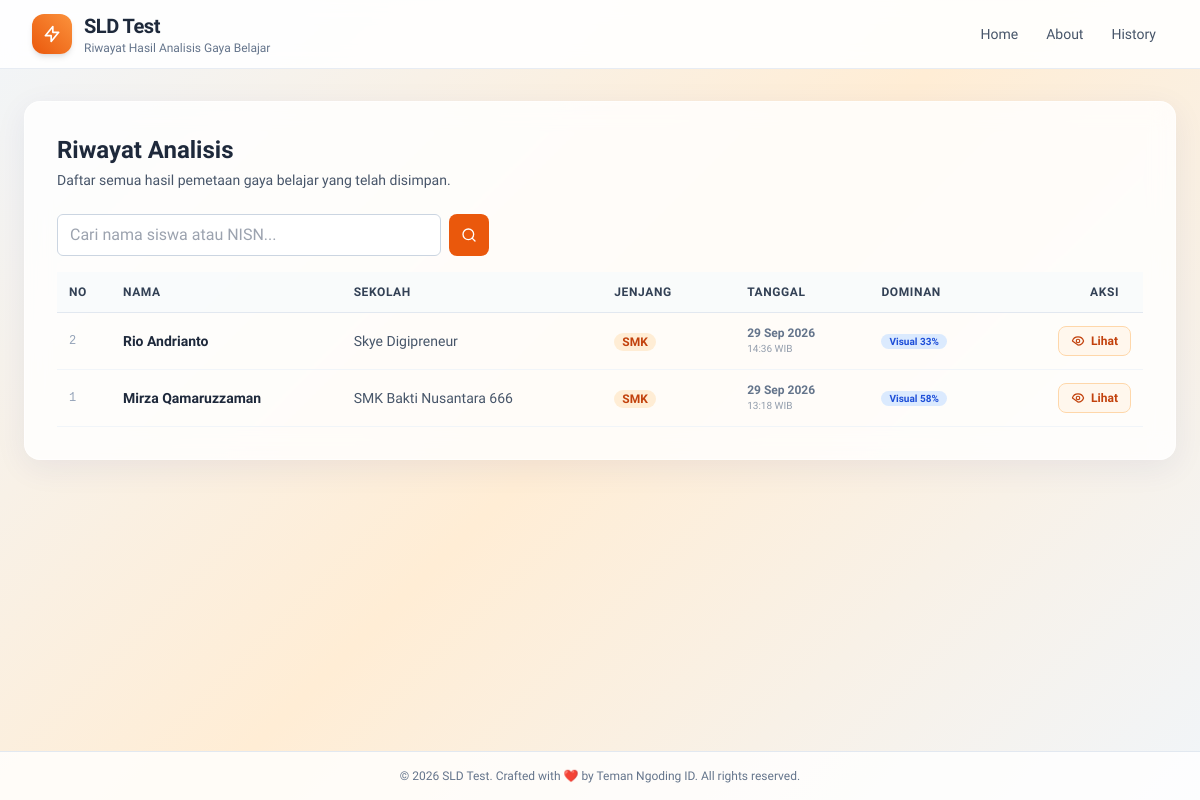
Before: /history with the older database file.
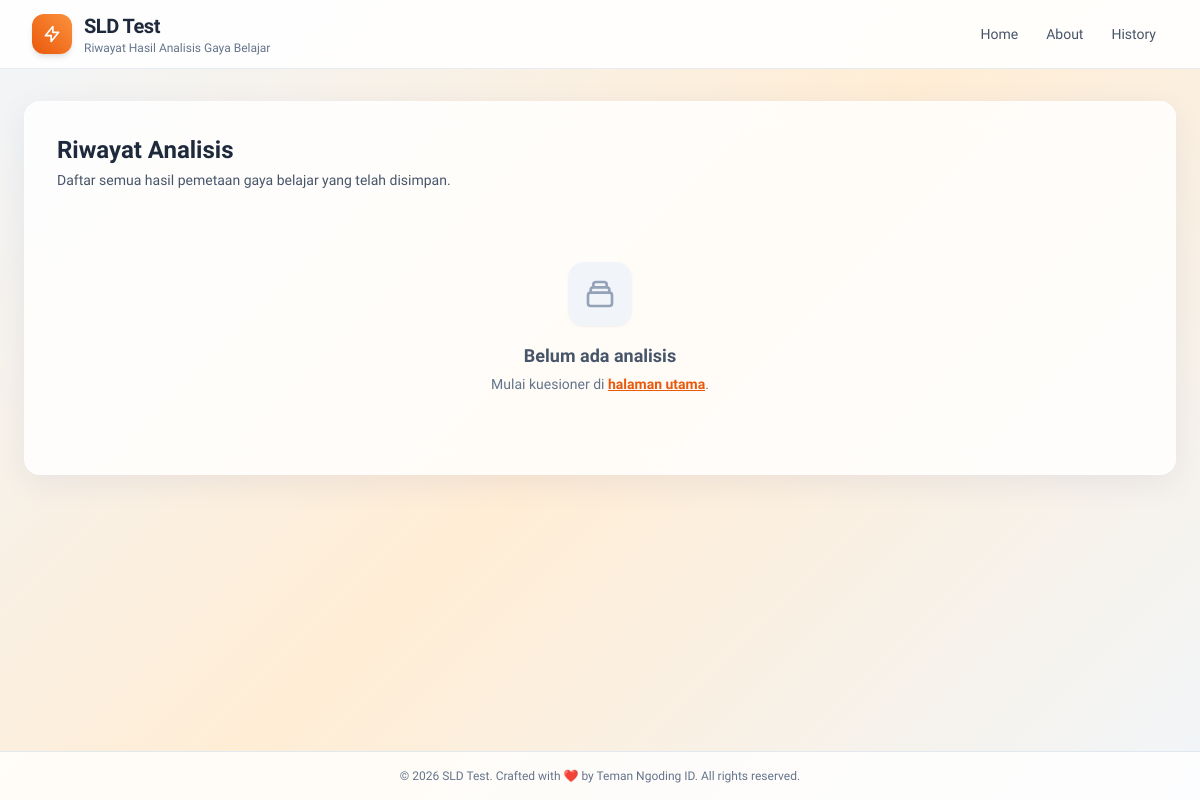
After: the same page with the newer database file.
### tables this page shows
CREATE TABLE analyses (
    id INTEGER PRIMARY KEY AUTOINCREMENT,
    nama TEXT NOT NULL DEFAULT '',
    nisn TEXT NOT NULL DEFAULT '',
    kelas TEXT NOT NULL DEFAULT '',
    sekolah TEXT NOT NULL DEFAULT '',
    jenjang TEXT NOT NULL DEFAULT '',
    jurusan TEXT NOT NULL DEFAULT '',
    answers_json TEXT NOT NULL DEFAULT '[]',
    scores_json TEXT NOT NULL DEFAULT '{}',
    percentages_json TEXT NOT NULL DEFAULT '{}',
    ai_result_json TEXT NOT NULL DEFAULT '{}',
    created_at TEXT DEFAULT (datetime('now','localtime'))
);

### public/index.php (called while the page is built, shortened)
<?php
function resolve_page(string $path): string
{
    $path = '/' . trim(preg_replace('/\.{2,}/', '', $path), '/');
    $candidates = [
        PAGES_PATH . $path . '/index.php',
        PAGES_PATH . $path . '.php',
    ];
    foreach ($candidates as $file) {
        if (file_exists($file)) {
            return $file;
        }
    }
    return PAGES_PATH . '/404.php';
}
$path     = parse_url($_SERVER['REQUEST_URI'], PHP_URL_PATH);
$pageFile = resolve_page($path);
require_once $pageFile;

### src/pages/history/index.php (the view, shortened to what this page needs)
<?php
require_once __DIR__ . '/../../includes/db.php';
$appName = 'SLD Test';
$appDesc = 'Riwayat Hasil Analisis Gaya Belajar';
$stmt = $pdo->query("SELECT id, nama, nisn, kelas, sekolah, jenjang, jurusan, scores_json, percentages_json, created_at FROM analyses ORDER BY id DESC");
$analyses = $stmt->fetchAll();
?>
<section class="glass-card rounded-2xl p-6 sm:p-8 transition-all">
    <div class="flex flex-wrap items-center justify-between gap-3 mb-6">
        <div class="flex-1">
            <h2 class="text-2xl font-extrabold text-slate-800">Riwayat Analisis</h2>
            <p class="text-slate-600 text-xs sm:text-sm mt-1">Daftar semua hasil pemetaan gaya belajar yang telah disimpan.</p>
        </div>
    </div>
    <?php if (empty($analyses)): ?>
        <div class="text-center py-12">
            <div class="inline-flex items-center justify-center w-16 h-16 bg-slate-100 rounded-2xl shadow-sm mb-4">
            </div>
            <h3 class="text-lg font-bold text-slate-600">Belum ada analisis</h3>
            <p class="text-slate-500 text-sm mt-1">Mulai kuesioner di <a href="/" class="text-brand-600 font-semibold underline">halaman utama</a>.</p>
        </div>
    <?php else: ?>
        <div class="overflow-x-auto">
            <form id="historySearchForm" class="flex mb-4">
                <input type="text" id="dtSearch" class="dt-search px-3 py-2 w-full sm:w-3/4 sm:max-w-96 sm:mr-2" placeholder="Cari nama siswa atau NISN...">
                <button type="submit" class="px-3 py-1.5 bg-brand-600 text-white rounded-lg hover:bg-brand-700 transition">
                    <i data-lucide="search" class="w-4 h-4"></i>
                </button>
            </form>
            <table class="w-full text-sm text-left text-slate-700">
                <thead>
                    <tr class="border-b border-slate-200 bg-slate-50/80 dt-header">
                        <th class="py-3 px-3 font-bold uppercase tracking-wider text-xs w-8">No</th>
                        <th class="py-3 px-3 font-bold uppercase tracking-wider text-xs">Nama</th>
                        <th class="py-3 px-3 font-bold uppercase tracking-wider text-xs hidden sm:table-cell">Sekolah</th>
                        <th class="py-3 px-3 font-bold uppercase tracking-wider text-xs">Jenjang</th>
                        <th class="py-3 px-3 font-bold uppercase tracking-wider text-xs hidden md:table-cell">Tanggal</th>
                        <th class="py-3 px-3 font-bold uppercase tracking-wider text-xs">Dominan</th>
                        <th class="py-3 px-3 font-bold uppercase tracking-wider text-xs text-right">Aksi</th>
                    </tr>
                </thead>
                <tbody id="dtBody">
                    <?php foreach ($analyses as $a):
                        $pct = json_decode($a->percentages_json, true) ?: [];
                        $dom = 'Visual'; $domPct = (int)($pct['visual'] ?? 0);
                        $domColor = $dom === 'Visual' ? 'bg-blue-100 text-blue-700' : ($dom === 'Auditori' ? 'bg-amber-100 text-amber-700' : 'bg-emerald-100 text-emerald-700');
                    ?>
                        <tr class="border-b border-slate-100 dt-row hover:bg-slate-50/80 transition">
                            <td class="py-2.5 px-3 font-mono text-slate-400 text-xs"><?= $a->id ?></td>
                            <td class="py-3 px-3 font-semibold text-slate-800"><?= htmlspecialchars($a->nama) ?></td>
                            <td class="py-3 px-3 text-slate-600 hidden sm:table-cell"><?= htmlspecialchars($a->sekolah) ?></td>
                            <td class="py-3 px-3">
                                <span class="px-2 py-0.5 bg-brand-100 text-brand-700 text-xs font-bold rounded-full"><?= htmlspecialchars($a->jenjang) ?></span>
                            </td>
                            <td class="py-3 px-3 text-slate-500 text-xs hidden md:table-cell">
                                <div class="flex flex-col">
                                    <span class="font-bold"><?= date('d M Y', strtotime($a->created_at)) ?></span>
                                    <span class="text-[10px] opacity-70"><?= date('H:i', strtotime($a->created_at)) ?> WIB</span>
                                </div>
                            </td>
                            <td class="py-3 px-3"><span class="px-2 py-0.5 text-[10px] font-bold rounded-full <?= $domColor ?>"><?= $dom ?> <?= $domPct ?>%</span></td>
                            <td class="py-3 px-3 text-right">
                                <a href="/analisis?id=<?= $a->id ?>" class="inline-flex items-center gap-1.5 px-3 py-1.5 text-xs font-semibold text-brand-700 bg-brand-50 hover:bg-brand-100 border border-brand-200 rounded-lg transition">
                                    Lihat
                                </a>
                            </td>
                        </tr>
                    <?php endforeach; ?>
                </tbody>
            </table>
        </div>
    <?php endif; ?>
</section>
<?php
$content = ob_get_clean();
include __DIR__ . '/../../components/template.php';

### src/components/template.php (shortened to what this page needs)
<!DOCTYPE html>
<html lang="id">
<head>
    <script src="https://cdn.tailwindcss.com"></script>
</head>
<body class="flex flex-col min-h-screen">
    <header class="glass-nav sticky top-0 z-40 px-4 lg:px-8 py-3">
        <div class="max-w-7xl mx-auto flex items-center justify-between">
            <div class="flex items-center gap-3">
                <div class="bg-gradient-to-tr from-brand-600 to-orange-400 text-white p-2.5 rounded-xl shadow-md flex items-center justify-center">
                    <svg class="w-5 h-5" fill="none" stroke="currentColor" stroke-width="2" viewBox="0 0 24 24"><path stroke-linecap="round" stroke-linejoin="round" d="M13 10V3L4 14h7v7l9-11h-7z"/></svg>
                </div>
                <div>
                    <a href="/" class="text-xl font-bold tracking-tight text-slate-800 hover:text-brand-600 transition-colors">
                        <?= htmlspecialchars($appName ?? 'SLD Apps') ?>
                    </a>
                    <?php if (!empty($appDesc)): ?>
                        <p class="text-xs text-slate-500 font-medium hidden sm:block"><?= htmlspecialchars($appDesc) ?></p>
                    <?php endif; ?>
                </div>
            </div>
             <nav class="flex items-center gap-1">
                 <a href="/" class="px-3 py-1.5 text-sm font-medium text-slate-600 hover:text-brand-600 hover:bg-brand-50 rounded-lg transition-all">Home</a>
                 <a href="/about" class="px-3 py-1.5 text-sm font-medium text-slate-600 hover:text-brand-600 hover:bg-brand-50 rounded-lg transition-all">About</a>
                 <a href="/history" class="px-3 py-1.5 text-sm font-medium text-slate-600 hover:text-brand-600 hover:bg-brand-50 rounded-lg transition-all">History</a>
             </nav>
        </div>
    </header>
    <main class="flex-grow max-w-7xl w-full mx-auto px-4 sm:px-6 py-8">
        <?= $content ?? '' ?>
    </main>
    <footer class="bg-white/80 border-t border-slate-200 py-4 mt-auto">
        <div class="max-w-7xl mx-auto px-4 text-center text-xs text-slate-500">
            <p>© <?= date('Y') ?> <?= htmlspecialchars($appName ?? 'SLD Apps') ?>. Crafted with ❤️ by <a href="https://temaningoding.id" class="hover:text-brand-600">Teman Ngoding ID</a>. All rights reserved.</p>
        </div>
    </footer>
</body>
</html>

### src/components/template.php (style rules this page uses)
body { font-family: 'Plus Jakarta Sans', sans-serif; background: linear-gradient(135deg, #f1f5f9 0%, #ffedd5 50%, #f1f5f9 100%); background-attachment: fixed; min-height: 100vh; color: #1e293b; }
.glass-card { background: rgba(255, 255, 255, 0.82); backdrop-filter: blur(12px); -webkit-backdrop-filter: blur(12px); border: 1px solid rgba(255, 255, 255, 0.6); box-shadow: 0 8px 32px 0 rgba(31, 38, 135, 0.07); }
.glass-nav { background: rgba(255, 255, 255, 0.9); backdrop-filter: blur(10px); border-bottom: 1px solid rgba(226, 232, 240, 0.8); }

### src/pages/history/index.php (style rules this page uses)
.dt-search { border: 1px solid #cbd5e1; border-radius: 6px; padding: 5px 8px; width: 100%; }
.dt-row { transition: background 0.15s; }
.dt-header { background: #f1f5f9; }
.dt-header th { cursor: pointer; position: relative; padding-right: 24px; }

Changed rows visible on the page:
removed analyses: id "2", nama "Rio Andrianto", sekolah "Skye Digipreneur", jenjang "SMK", created_at "29 Sep 2026", created_at "14:36", dom "Visual", percentages_json "33"
removed analyses: id "1", nama "Mirza Qamaruzzaman", sekolah "SMK Bakti Nusantara 666", jenjang "SMK", created_at "29 Sep 2026", created_at "13:18", dom "Visual", percentages_json "58"
Other visible differences:
text no longer shown: "NO NAMA SEKOLAH JENJANG TANGGAL DOMINAN AKSI"
text now shown: "Belum ada analisis Mulai kuesioner di halaman utama ."
